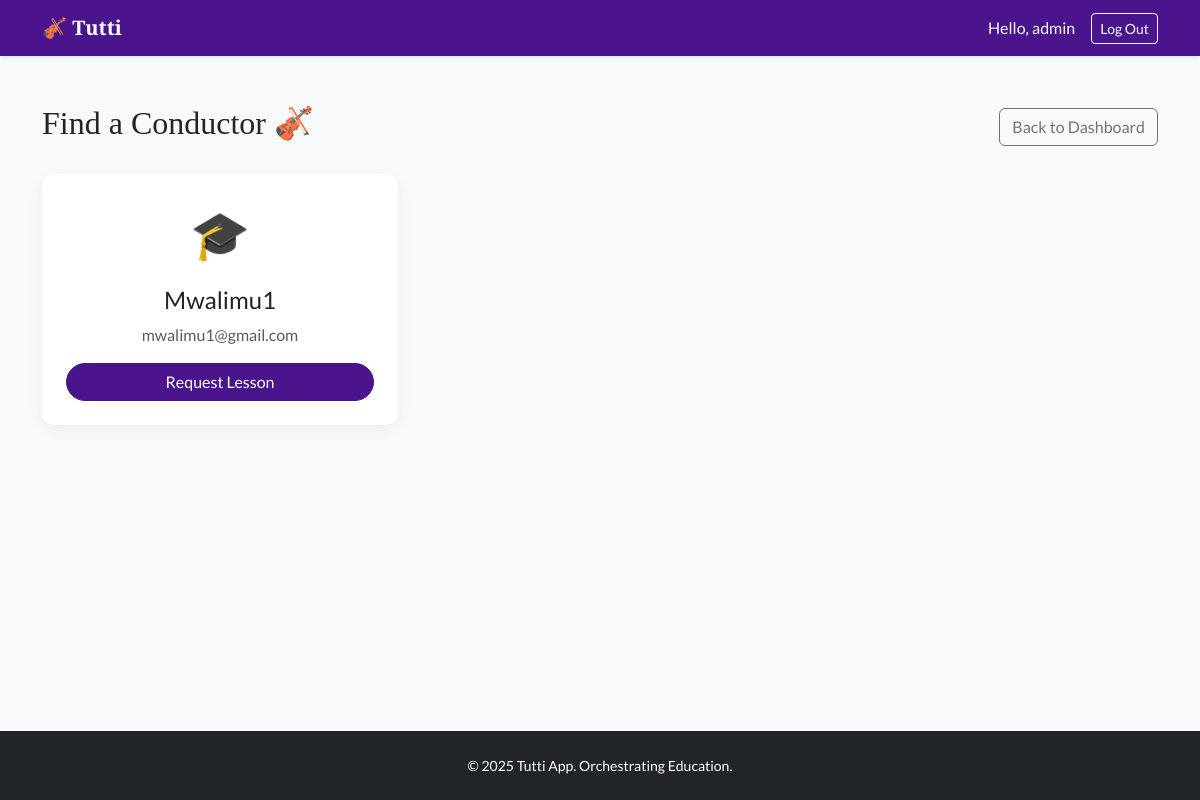
Before: /teachers/ (signed in) with the older database file.
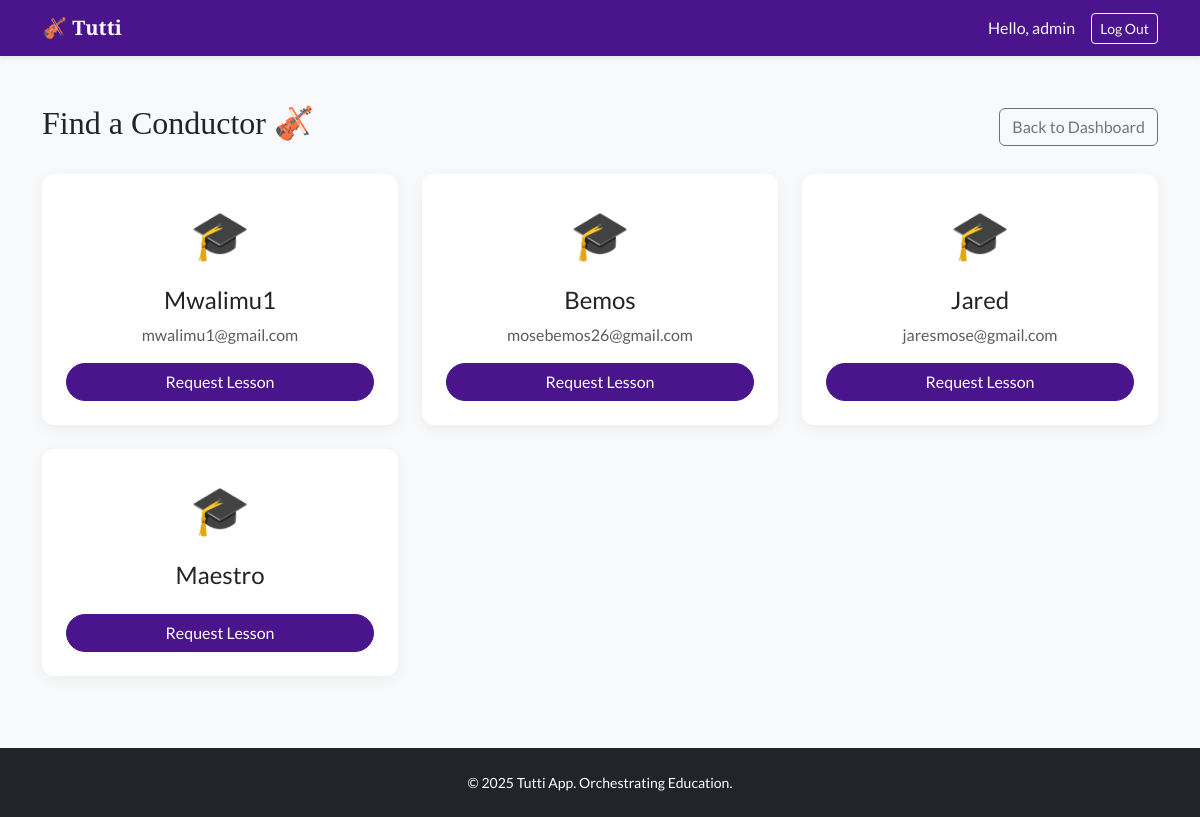
After: the same page with the newer database file.
### tuttiapp/models.py (models this page shows, shortened)
class User(AbstractUser):
    is_teacher = models.BooleanField(default=False)
    is_student = models.BooleanField(default=False)
    phone_number = models.CharField(max_length=15, blank=True, null=True, validators=[validate_kenyan_phone])

### tuttiapp/views.py (the view)
# urls.py: path('teachers/', views.teacher_list, name='teacher_list'), # New URL pattern for listing teachers
@login_required
def teacher_list(request):
    teachers = User.objects.filter(is_teacher=True)
    return render(request, 'tuttiapp/teacher_list.html', {'teachers': teachers})

### tuttiapp/templates/tuttiapp/teacher_list.html
{% extends 'tuttiapp/base.html' %}
{% block content %}
<div class="d-flex justify-content-between align-items-center mb-4">
    <h2>Find a Conductor 🎻</h2>
    <a href="{% url 'dashboard' %}" class="btn btn-outline-secondary">Back to Dashboard</a>
</div>
<div class="row">
    {% for teacher in teachers %}
    <div class="col-md-4 mb-4">
        <div class="card h-100 text-center p-4">
            <div class="mb-3">
                <div style="font-size: 3rem;">🎓</div>
            </div>
            <h4 class="card-title">{{ teacher.username|title }}</h4>
            <p class="card-text text-muted">{{ teacher.email }}</p>
            <div class="mt-auto">
                <a href="{% url 'request_lesson' teacher.id %}" class="btn btn-primary w-100 rounded-pill">
                    Request Lesson
                </a>
            </div>
        </div>
    </div>
    {% empty %}
        <div class="col-12 text-center py-5">
            <p class="lead text-muted">No conductors available at the moment.</p>
        </div>
    {% endfor %}
</div>
{% endblock %}

Changed rows visible on the page:
added User: username "Bemos", email "mosebemos26@gmail.com"
added User: username "Jared", email "jaresmose@gmail.com"
added User: username "Maestro"
